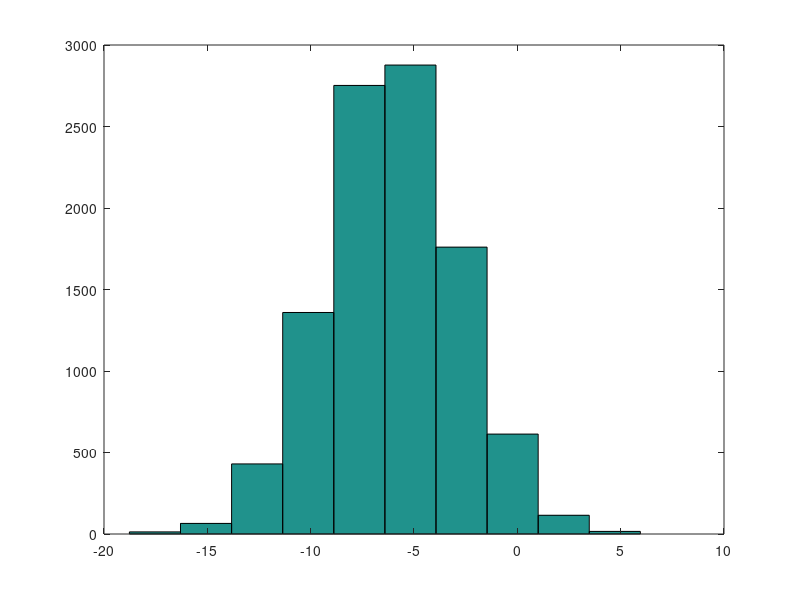

Reproduce this figure in MATLAB. (Note: this script raises an error after producing the figure.)
% Tutorial Code from Stanford Machine Learning Class 
% Octave tutorial 

% =======================================================
% Section 1: Octave Tutorial: Basic operations
% Add a semicolon ";" to suppress display after each sentence

%% Change Octave prompt  
PS1('>> ');              

%% elementary operations
5+6
3-2
5*8
1/2
2^6
1 == 2  % false
1 ~= 2  % true.  note, not "!="
1 && 0
1 || 0
xor(1,0)

% To change the prompt: PS1('>> ');

%% variable assignment
a = 3; % semicolon suppresses output
b = 'hi';
c = 3>=1;

% Displaying them:
a = pi
disp(sprintf('2 decimals: %0.2f', a))
disp(sprintf('6 decimals: %0.6f', a))
format long
a
format short
a


%%  vectors and matrices
A = [1 2; 3 4; 5 6]

v = [1 2 3]
v = [1; 2; 3]
v = [1:0.1:2]  % from 1 to 2, with stepsize of 0.1. Useful for plot axes
v = 1:6        % from 1 to 6, assumes stepsize of 1

C = 2*ones(2,3)  % same as C = [2 2 2; 2 2 2]
w = ones(1,3)    % 1x3 vector of ones
w = zeros(1,3)
w = rand(1,3)  % drawn from a uniform distribution 
w = randn(1,3) % drawn from a normal distribution (mean=0, var=1)
w = -6 + sqrt(10)*(randn(1,10000));  % (mean = 1, var = 2)
hist(w)
I = eye(4)    % 4x4 identity matrix

% help function
help eye
help rand

% =======================================================
% Section 2: Octave Tutorial: Moving data around 


%% dimensions
sz = size(A)
size(A,1)  % number of rows
size(A,2)  % number of cols
length(v)  % size of longest dimension

%length() applied more on vectors. if on matrix, more confusible 


%% loading data
pwd    % show current directory (current path)
mkdir octave    % create a folder named "octave"
cd 'octave'   % change directory 
pwd
ls     % list files in current directory 

load data.csv   % copy and paster data.csv to folder "octave"
who    % list variables in workspace
whos   % list variables in workspace (detailed view) 

rows(data)     % number of rows
columns(data)     % number of columns
v = data(1:10, 1:3);
save hello v;   % save variable v into file hello.mat
save hello.txt v -ascii; % save as ascii
clear data       % clear w/ no argt clears all
% fopen, fread, fprintf, fscanf also work  [[not needed in class]]


%% indexing
A(3,2)  % indexing is (row,col)
A(2,:)  % get the 2nd row. 
        % ":" means every element along that dimension
A(:,2)  % get the 2nd col
A([1 3],:)

A(:,2) = [10; 11; 12]     % change second column
A = [A, [100; 101; 102]]; % append column vec
A(:) % Select all elements as a column vector.

% Putting data together 
A = [A [100; 101; 102]]
B = [11 12; 13 14; 15 16] % same dims as A
[A B]
[A; B] 


% =======================================================
% Section 3: Octave Tutorial: Computing on data 

A = [1 2; 3 4; 5 6]
B = [11 12; 13 14; 15 16] % same dims as A
C = 2*ones(2,3)  % same as C = [2 2 2; 2 2 2]
%% matrix operations
A * C  % matrix multiplication
A .* B % element-wise multiplcation  - element operations
% A .* C  or A * B gives error - wrong dimensions
A .^ 2
1./v
log(v)  % functions like this operate element-wise on vecs or matrices 
exp(v)  % e^4
abs(v)

-v  % -1*v

v + ones(1,length(v))
% v + 1  % same

A'  % matrix transpose

%% misc useful functions

% max  (or min)
a = [1 15 2 0.5]
val = max(a)
[val,ind] = max(a)

% find
a < 3
find(a < 3)
A = magic(3)
[r,c] = find(A>=7)   % row and col

% sum, prod
sum(a)
prod(a)
floor(a) % or ceil(a)
max(rand(3),rand(3))
max(A,[],1)
min(A,[],2)
A = magic(9)
sum(A,1)
sum(A,2)
sum(sum( A .* eye(9) ))
sum(sum( A .* flipud(eye(9)) ))


% Matrix inverse (pseudo-inverse)
pinv(A)        % inv(A'*A)*A'


% =======================================================
% Section 4: Octave Tutorial: Plotting 


%% plotting
t = [0:0.01:0.98];
y1 = sin(2*pi*4*t); 
plot(t,y1);
y2 = cos(2*pi*4*t);
hold on;  % "hold off" to turn off
plot(t,y2,'r');
xlabel('time');
ylabel('value');
legend('sin','cos');
title('my plot');
print -dpng 'myPlot.png'
close;           % or,  "close all" to close all figs

figure(2), clf;  % can specify the figure number
subplot(1,2,1);  % Divide plot into 1x2 grid, access 1st element
plot(t,y1);
subplot(1,2,2);  % Divide plot into 1x2 grid, access 2nd element
plot(t,y2);
axis([0.5 1 -1 1]);  % change axis scale

%% display a matrix (or image) 
figure;
imagesc(magic(15)), colorbar, colormap gray;
% comma-chaining function calls.  
a=1,b=2,c=3
a=1;b=2;c=3;


% =======================================================
% Section 5: Octave Tutorial: For, while, if statements, and functions.

%theta(j)

v = zeros(10,1);
for i=1:10, 
    v(i) = 2^i;
end
% Can also use "break" and "continue" inside for and while loops to control execution.

i = 1;
while i <= 5,
  v(i) = 100; 
  i = i+1;
end

i = 1;
while true, 
  v(i) = 999; 
  i = i+1;
  if i == 6,
    break;
  end;
end

if v(1)==1,
  disp('The value is one!');
elseif v(1)==2,
  disp('The value is two!');
else
  disp('The value is not one or two!');
end

% exit  % quit

% Functions

% Create a file called squareThisNumber.m with the following contents (without the %):
% function r = squareThisNumber(x)
%   r = x * x;
% end

squareThisNumber(5);  
% If function is undefine, use "pwd" to check current directory (path), 
% and "cd" to change directories
pwd
cd 'octave';
squareThisNumber(5);  

% Octave search path (advanced/optional) 
addpath('/home/<youraccount>/octave');
cd '/home'
squareThisNumber(5);




